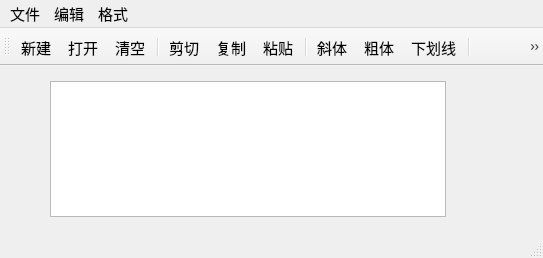
<?xml version="1.0" encoding="UTF-8"?>
<ui version="4.0">
 <class>QWMainWind</class>
 <widget class="QMainWindow" name="QWMainWind">
  <property name="geometry">
   <rect>
    <x>0</x>
    <y>0</y>
    <width>543</width>
    <height>258</height>
   </rect>
  </property>
  <property name="font">
   <font>
    <pointsize>11</pointsize>
   </font>
  </property>
  <property name="windowTitle">
   <string>QWMainWind</string>
  </property>
  <widget class="QWidget" name="centralWidget">
   <widget class="QTextEdit" name="txtEdit">
    <property name="geometry">
     <rect>
      <x>50</x>
      <y>15</y>
      <width>396</width>
      <height>136</height>
     </rect>
    </property>
    <property name="font">
     <font>
      <pointsize>16</pointsize>
     </font>
    </property>
   </widget>
  </widget>
  <widget class="QMenuBar" name="menuBar">
   <property name="geometry">
    <rect>
     <x>0</x>
     <y>0</y>
     <width>543</width>
     <height>25</height>
    </rect>
   </property>
   <widget class="QMenu" name="menu">
    <property name="title">
     <string>文件</string>
    </property>
    <addaction name="actNew"/>
    <addaction name="actOpen"/>
    <addaction name="separator"/>
    <addaction name="actClose"/>
   </widget>
   <widget class="QMenu" name="menu_2">
    <property name="title">
     <string>编辑</string>
    </property>
    <addaction name="actCut"/>
    <addaction name="actCopy"/>
    <addaction name="actPaste"/>
    <addaction name="separator"/>
    <addaction name="actClear"/>
   </widget>
   <widget class="QMenu" name="menu_3">
    <property name="title">
     <string>格式</string>
    </property>
    <addaction name="actFontBold"/>
    <addaction name="actFontItalic"/>
    <addaction name="actFontUnder"/>
    <addaction name="separator"/>
    <addaction name="actToolbarLab"/>
   </widget>
   <addaction name="menu"/>
   <addaction name="menu_2"/>
   <addaction name="menu_3"/>
  </widget>
  <widget class="QToolBar" name="mainToolBar">
   <property name="toolButtonStyle">
    <enum>Qt::ToolButtonStyle::ToolButtonTextUnderIcon</enum>
   </property>
   <attribute name="toolBarArea">
    <enum>TopToolBarArea</enum>
   </attribute>
   <attribute name="toolBarBreak">
    <bool>false</bool>
   </attribute>
   <addaction name="actNew"/>
   <addaction name="actOpen"/>
   <addaction name="actClear"/>
   <addaction name="separator"/>
   <addaction name="actCut"/>
   <addaction name="actCopy"/>
   <addaction name="actPaste"/>
   <addaction name="separator"/>
   <addaction name="actFontItalic"/>
   <addaction name="actFontBold"/>
   <addaction name="actFontUnder"/>
   <addaction name="separator"/>
   <addaction name="actionABOUT"/>
  </widget>
  <widget class="QStatusBar" name="statusBar"/>
  <action name="actCut">
   <property name="icon">
    <iconset resource="res.qrc">
     <normaloff>:/images/images/cut.bmp</normaloff>:/images/images/cut.bmp</iconset>
   </property>
   <property name="text">
    <string>剪切</string>
   </property>
   <property name="toolTip">
    <string>剪切</string>
   </property>
   <property name="shortcut">
    <string>Ctrl+X</string>
   </property>
  </action>
  <action name="actCopy">
   <property name="icon">
    <iconset resource="res.qrc">
     <normaloff>:/images/images/120.bmp</normaloff>:/images/images/120.bmp</iconset>
   </property>
   <property name="text">
    <string>复制</string>
   </property>
   <property name="toolTip">
    <string>复制</string>
   </property>
   <property name="shortcut">
    <string>Ctrl+C</string>
   </property>
  </action>
  <action name="actPaste">
   <property name="icon">
    <iconset resource="res.qrc">
     <normaloff>:/images/images/paste.bmp</normaloff>:/images/images/paste.bmp</iconset>
   </property>
   <property name="text">
    <string>粘贴</string>
   </property>
   <property name="toolTip">
    <string>粘贴</string>
   </property>
   <property name="shortcut">
    <string>Ctrl+V</string>
   </property>
  </action>
  <action name="actFontBold">
   <property name="checkable">
    <bool>true</bool>
   </property>
   <property name="icon">
    <iconset resource="res.qrc">
     <normaloff>:/images/images/BLD.BMP</normaloff>:/images/images/BLD.BMP</iconset>
   </property>
   <property name="text">
    <string>粗体</string>
   </property>
   <property name="toolTip">
    <string>粗体</string>
   </property>
  </action>
  <action name="actFontItalic">
   <property name="checkable">
    <bool>true</bool>
   </property>
   <property name="icon">
    <iconset resource="res.qrc">
     <normaloff>:/images/images/ITL.BMP</normaloff>:/images/images/ITL.BMP</iconset>
   </property>
   <property name="text">
    <string>斜体</string>
   </property>
   <property name="toolTip">
    <string>斜体</string>
   </property>
  </action>
  <action name="actFontUnder">
   <property name="checkable">
    <bool>true</bool>
   </property>
   <property name="icon">
    <iconset resource="res.qrc">
     <normaloff>:/images/images/WORDUNDR.BMP</normaloff>:/images/images/WORDUNDR.BMP</iconset>
   </property>
   <property name="text">
    <string>下划线</string>
   </property>
   <property name="toolTip">
    <string>下划线</string>
   </property>
  </action>
  <action name="actClose">
   <property name="icon">
    <iconset resource="res.qrc">
     <normaloff>:/images/images/exit.bmp</normaloff>:/images/images/exit.bmp</iconset>
   </property>
   <property name="text">
    <string>退出</string>
   </property>
   <property name="toolTip">
    <string>退出</string>
   </property>
  </action>
  <action name="actOpen">
   <property name="icon">
    <iconset resource="res.qrc">
     <normaloff>:/images/images/open3.bmp</normaloff>:/images/images/open3.bmp</iconset>
   </property>
   <property name="text">
    <string>打开...</string>
   </property>
   <property name="toolTip">
    <string>打开文件</string>
   </property>
   <property name="shortcut">
    <string>Ctrl+O</string>
   </property>
  </action>
  <action name="actClear">
   <property name="icon">
    <iconset resource="res.qrc">
     <normaloff>:/images/images/103.bmp</normaloff>:/images/images/103.bmp</iconset>
   </property>
   <property name="text">
    <string>清空</string>
   </property>
   <property name="toolTip">
    <string>清空内容</string>
   </property>
  </action>
  <action name="actFont">
   <property name="icon">
    <iconset resource="res.qrc">
     <normaloff>:/images/images/20.ico</normaloff>:/images/images/20.ico</iconset>
   </property>
   <property name="text">
    <string>字体...</string>
   </property>
   <property name="toolTip">
    <string>字体设置</string>
   </property>
  </action>
  <action name="actNew">
   <property name="icon">
    <iconset resource="res.qrc">
     <normaloff>:/images/images/new2.bmp</normaloff>:/images/images/new2.bmp</iconset>
   </property>
   <property name="text">
    <string>新建</string>
   </property>
   <property name="shortcut">
    <string>Ctrl+N</string>
   </property>
  </action>
  <action name="actToolbarLab">
   <property name="checkable">
    <bool>true</bool>
   </property>
   <property name="checked">
    <bool>true</bool>
   </property>
   <property name="text">
    <string>显示工具栏文字标签</string>
   </property>
   <property name="menuRole">
    <enum>QAction::MenuRole::TextHeuristicRole</enum>
   </property>
  </action>
  <action name="actionABOUT">
   <property name="icon">
    <iconset resource="res.qrc">
     <normaloff>:/images/images/about.png</normaloff>:/images/images/about.png</iconset>
   </property>
   <property name="text">
    <string>ABOUT</string>
   </property>
   <property name="menuRole">
    <enum>QAction::MenuRole::NoRole</enum>
   </property>
  </action>
 </widget>
 <layoutdefault spacing="6" margin="11"/>
 <resources>
  <include location="res.qrc"/>
 </resources>
 <connections>
  <connection>
   <sender>actClose</sender>
   <signal>triggered()</signal>
   <receiver>QWMainWind</receiver>
   <slot>close()</slot>
   <hints>
    <hint type="sourcelabel">
     <x>-1</x>
     <y>-1</y>
    </hint>
    <hint type="destinationlabel">
     <x>422</x>
     <y>254</y>
    </hint>
   </hints>
  </connection>
  <connection>
   <sender>actClear</sender>
   <signal>triggered()</signal>
   <receiver>txtEdit</receiver>
   <slot>clear()</slot>
   <hints>
    <hint type="sourcelabel">
     <x>-1</x>
     <y>-1</y>
    </hint>
    <hint type="destinationlabel">
     <x>260</x>
     <y>256</y>
    </hint>
   </hints>
  </connection>
  <connection>
   <sender>actCut</sender>
   <signal>triggered()</signal>
   <receiver>txtEdit</receiver>
   <slot>cut()</slot>
   <hints>
    <hint type="sourcelabel">
     <x>-1</x>
     <y>-1</y>
    </hint>
    <hint type="destinationlabel">
     <x>260</x>
     <y>256</y>
    </hint>
   </hints>
  </connection>
  <connection>
   <sender>actCopy</sender>
   <signal>triggered()</signal>
   <receiver>txtEdit</receiver>
   <slot>copy()</slot>
   <hints>
    <hint type="sourcelabel">
     <x>-1</x>
     <y>-1</y>
    </hint>
    <hint type="destinationlabel">
     <x>260</x>
     <y>256</y>
    </hint>
   </hints>
  </connection>
  <connection>
   <sender>actPaste</sender>
   <signal>triggered()</signal>
   <receiver>txtEdit</receiver>
   <slot>paste()</slot>
   <hints>
    <hint type="sourcelabel">
     <x>-1</x>
     <y>-1</y>
    </hint>
    <hint type="destinationlabel">
     <x>260</x>
     <y>256</y>
    </hint>
   </hints>
  </connection>
 </connections>
</ui>
